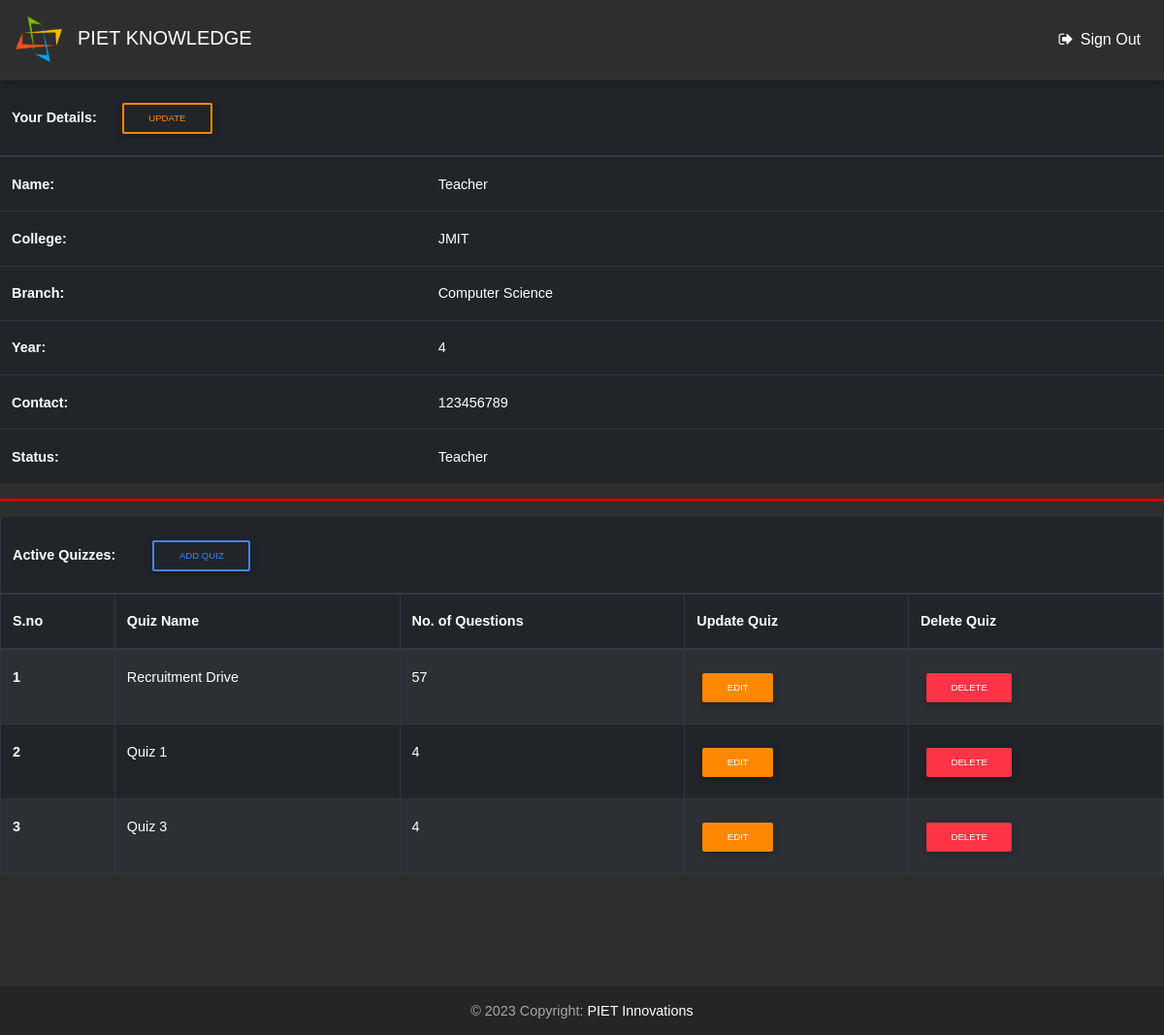
Screenshot of /teacher/ (signed in) with the database file from the repository.
### teacher/models.py (models this page shows, shortened)
class tprofile(models.Model):
	CHOICES= [
    ('CS', 'Computer Science'),
    ('IT', 'Information Technology'),
    ('Civil', 'Civil'),
    ('Mechanical', 'Mechanical'),
    ('EC', 'Electronics & Communication'),
    ('EEE', 'Electrical & Electronics Engg.'),
    ('EE', 'Electrical Engg.'),
    ('IC', 'Instrumentation & Control Engg.'),
    ]
	user=models.ForeignKey(User,on_delete=models.CASCADE)
	name=models.CharField(max_length=255)
	college=models.CharField(max_length=255)
	branch=models.CharField(max_length=255,choices=CHOICES,default=True)
	year=models.PositiveIntegerField(default=1,validators=[MinValueValidator(1),MaxValueValidator(4)])
	contact=models.CharField(null=True,blank=True,max_length=10)
	status=models.CharField(max_length=255,choices=[('Student','Student'),('Teacher','Teacher')])

### quiz/models.py (models this page shows, shortened)
class quizze(models.Model):
	title=models.CharField(max_length=255)
	time=models.IntegerField()
	ques=models.ManyToManyField(question)

### mcq_v2/views.py (the view)
# urls.py: path('teacher/',teacher),
@login_required
def teacher(request):
	teacher=tprofile.objects.get(user=request.user)
	quiz_object = list(quizze.objects.all())
	quescount=[]
	for quiz in quiz_object:
		quescount.append(quiz.ques.all().count())
	multivalue=zip(quiz_object,quescount)
	print(multivalue)
	context = {
		'Teacher':teacher,
		'multivalue':multivalue,
	}
	return render(request,'teacher/teacher.html',context)

### templates/teacher/teacher.html (shortened to what this page needs)
{% load static %}
<!DOCTYPE html>
<html lang="en">
<head>
  <link rel="stylesheet" href="https://maxcdn.bootstrapcdn.com/font-awesome/4.7.0/css/font-awesome.min.css">
  <link href="{% static 'assets/css/bootstrap.min.css' %}" rel="stylesheet">
  <link href="{% static 'assets/css/mdb.min.css' %}" rel="stylesheet">
  <link href="{% static 'assets/css/animate.css' %}" rel="stylesheet">
  <link href="{% static 'assets/css/dashboard1.css' %}" rel="stylesheet">
</head>
<body class="fixed-sn animated fadeIn" style="
background-color: #2E2E2E;">
    <header>
    <nav class="navbar navbar-expand-lg navbar-dark elegant-color">
        <div class="navbar-brand" title="PIET Website"><img src="{% static 'assets/img/logo.png' %}">
        <p id="head">PIET KNOWLEDGE</p>
        </div>
        {% if user.is_authenticated %}
        <ul class="nav navbar-nav nav-flex-icons ml-auto">
        <li class="nav-item">
            <a href="/logout" class="nav-link">
            <i class="fa fa-sign-out"></i>
            <span class="clearfix d-none d-sm-inline-block">Sign Out</span>
            </a>
        </li>
        </ul>
        {% endif %}
    </nav>
    </header>
    <table class="table table-hover table-dark">
      <thead class="thead-dark">
        <tr>
          <th scope="colgroup" colspan="2"><b>Your Details:</b> &nbsp&nbsp&nbsp <button value="Open" onClick="window.open('{% url 'EditTeacher' %}','Add Quiz','toolbar=no,status=no,menubar=no,location=center,scrollbars=yes,resizable=yes,height=650,width=400')" type="button" class="btn btn-outline-warning btn-sm">update</button></th>
        </tr>
      </thead>
      <tbody>
        <tr>
          <th scope="row"><b>Name:</th>
          <td>{{Teacher.name}}</td>
        </tr>
        <tr>
          <th scope="row"><b>College:</th>
          <td>{{Teacher.college}}</td>
        </tr>
        <tr>
          <th scope="row"><b>Branch:</th>
          <td>{{Teacher.get_branch_display}}</td>
        </tr>
        <tr>
          <th scope="row"><b>Year:</th>
          <td>{{Teacher.year}}</td>
        </tr>
        <tr>
          <th scope="row"><b>Contact:</th>
          <td>{{Teacher.contact}}</td>
        </tr>
        <tr>
          <th scope="row"><b>Status:</th>
          <td>{{Teacher.get_status_display}}</td>
        </tr>
      </tbody>
    </table>
    <hr>
    <table class="table table-dark table-striped table-bordered table-hover">
      <thead>
        <tr>
          <th scope="colgroup" colspan="5"><b>Active Quizzes: &nbsp&nbsp&nbsp&nbsp&nbsp&nbsp&nbsp<button value="Open" onClick="AddQuizWindow()" type="button" class="btn btn-outline-primary btn-sm">Add Quiz</button></th>
        </tr>
        <tr>
          <th scope="col"><b>S.no</th>
          <th scope="col"><b>Quiz Name</th>
          <th scope="col"><b>No. of Questions</th>
          <th scope="col"><b>Update Quiz</th>
          <th scope="col"><b>Delete Quiz</th>
        </tr>
      </thead>
      <tbody>
        {% for quiz, ques in multivalue %}
          <tr>
              <th scope="row"><b>{{forloop.counter}}</th>
              <td>{{quiz.title}}</td>
              <td>{{ques}}</td>
              <td><button value="Open" onClick="window.open('{% url 'editQuiz' quiz.pk %}','Add Quiz','toolbar=no,top=100,left=250,status=no,menubar=no,location=center,scrollbars=yes,resizable=yes,height=650,width=1000')" type="button" class="btn btn-warning btn-sm btn-rounded">edit</button></td>
              <td><a href="{% url 'deleteQuiz' quiz.pk %}"><button value="Open" type="button" class="btn btn-danger btn-rounded btn-sm">DELETE</button></a></td>
          </tr>
        {% endfor %}
      </tbody>
    </table>
    <footer class="page-footer elegant-color center-on-small-only">
        <div class="footer-copyright">
          <div class="container-fluid">
            © 2023 Copyright:
            <a href="#">PIET Innovations</a>
          </div>
        </div>
      </footer>
</body>
</html>

### static_mcq/assets/css/dashboard1.css (style rules this page uses)
body { font-family: 'Quicksand',sans-serif; overflow-x: hidden; }
.navbar-brand>img { display: block; width: 3rem; margin-top: 0.25rem; margin-left: 0rem; }
p#head { margin-top: -2.5rem; margin-left: 4rem; margin-bottom: 1rem; color: white; }
hr { color: #D50000; background-color: #D50000; width: 100%; height: 3px; margin-right: auto; margin-left: auto; border: none; border-radius: 10px; }
footer.page-footer { margin-top: 6rem; }

### rows the page displays
tprofile: name "Teacher", college "JMIT", branch "Computer Science", year "4", contact "123456789", status "Teacher"
quizze: title "Recruitment Drive", ques "57"
quizze: title "Quiz 1", ques "4"
quizze: title "Quiz 3", ques "4"
